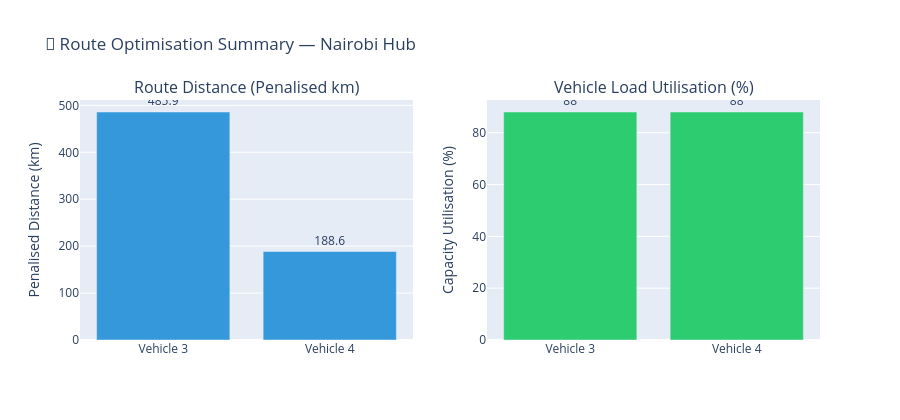

Here is the notebook cell this chart was saved with:
### Code cell
def plot_route_optimisation_summary(
    vrp_solution: dict,
    vrp_data: dict,
) -> None:
    """
    Bar chart comparing per-vehicle route distance and load utilisation.

    Parameters
    ----------
    vrp_solution : dict  OR-Tools solution.
    vrp_data     : dict  VRP data model.
    """
    if vrp_solution['status'] != 'feasible':
        print('No feasible solution to plot.')
        return

    active_routes = [r for r in vrp_solution['routes'] if len(r['nodes']) > 2]

    route_df = pd.DataFrame([
        {
            'vehicle':    r['vehicle'],
            'distance':   r['distance'],
            'load':       r['load'],
            'stops':      len(r['nodes']) - 2,
            'utilisation': r['load'] / 25 * 100,  # % of 25t capacity
        }
        for r in active_routes
    ])

    fig = make_subplots(
        rows=1, cols=2,
        subplot_titles=['Route Distance (Penalised km)', 'Vehicle Load Utilisation (%)'],
    )

    fig.add_trace(go.Bar(
        x=route_df['vehicle'], y=route_df['distance'],
        marker_color='#3498DB', name='Distance',
        text=route_df['distance'].round(1), textposition='outside',
    ), row=1, col=1)

    fig.add_trace(go.Bar(
        x=route_df['vehicle'], y=route_df['utilisation'],
        marker_color='#2ECC71', name='Utilisation %',
        text=route_df['utilisation'].round(1), textposition='outside',
    ), row=1, col=2)

    fig.update_layout(
        title_text='🚛 Route Optimisation Summary — Nairobi Hub',
        height=420, showlegend=False,
    )
    fig.update_yaxes(title_text='Penalised Distance (km)', row=1, col=1)
    fig.update_yaxes(title_text='Capacity Utilisation (%)', row=1, col=2)
    fig.show()

    print('\n📊 Route Summary Table:')
    print(route_df.to_string(index=False))
    print(f'\n  Total routes active : {len(active_routes)}')
    print(f'  Total distance      : {vrp_solution["total_distance"]:.1f} km-equiv')
    print(f'  Total load          : {vrp_solution["total_load"]}t')


plot_route_optimisation_summary(vrp_solution, vrp_data)

### Figure 1 — Plotly figure (JSON) as saved in the notebook; plotly's stock layout.template omitted (floating-point values rounded to 4 significant figures)
{"data": [{"marker": {"color": "#3498DB"}, "name": "Distance", "text": [485.9, 188.6], "textposition": "outside", "type": "bar", "x": ["Vehicle 3", "Vehicle 4"], "xaxis": "x", "y": [485.9, 188.6], "yaxis": "y"}, {"marker": {"color": "#2ECC71"}, "name": "Utilisation %", "text": [88.0, 88.0], "textposition": "outside", "type": "bar", "x": ["Vehicle 3", "Vehicle 4"], "xaxis": "x2", "y": [88.0, 88.0], "yaxis": "y2"}], "layout": {"annotations": [{"font": {"size": 16}, "showarrow": false, "text": "Route Distance (Penalised km)", "x": 0.225, "xanchor": "center", "xref": "paper", "y": 1, "yanchor": "bottom", "yref": "paper"}, {"font": {"size": 16}, "showarrow": false, "text": "Vehicle Load Utilisation (%)", "x": 0.775, "xanchor": "center", "xref": "paper", "y": 1, "yanchor": "bottom", "yref": "paper"}], "height": 420, "showlegend": false, "title": {"text": "🚛 Route Optimisation Summary — Nairobi Hub"}, "xaxis": {"anchor": "y", "domain": [0, 0.45]}, "xaxis2": {"anchor": "y2", "domain": [0.55, 1]}, "yaxis": {"anchor": "x", "domain": [0, 1], "title": {"text": "Penalised Distance (km)"}}, "yaxis2": {"anchor": "x2", "domain": [0, 1], "title": {"text": "Capacity Utilisation (%)"}}}}
